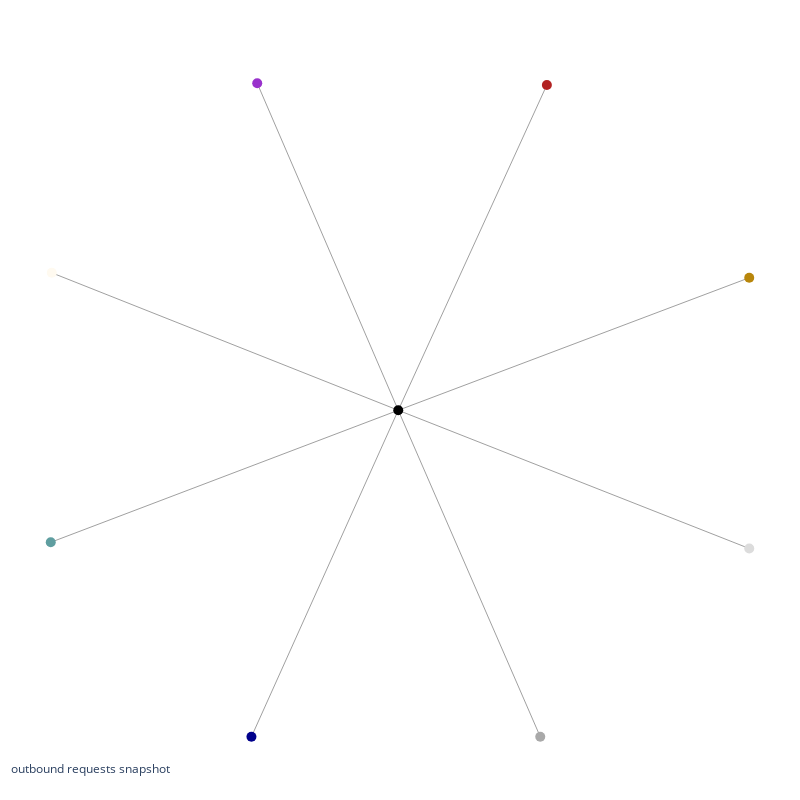

Here is the notebook cell this chart was saved with:
### Code cell
g, p = get_subgraph(G=G, sub_nodes=[outbound_request])
e = Graph_Viz_Engine(
    graph=g,
    pos=p,
    node_cmap=cmap
)
e.fig.show()

### Figure 1 — Plotly figure (JSON) as saved in the notebook; plotly's stock layout.template omitted (floating-point values rounded to 4 significant figures)
{"data": [{"hoverinfo": "text", "line": {"color": "#888", "width": 0.8}, "mode": "lines", "text": ["('apnews.com/', 'pixel.quantserve.com')", "('theweek.com', 'theweek.com')", "('theweek.com', 'pixel.quantserve.com')", "('www.thedailybeast.com', 'www.thedailybeast.com')", "('www.thedailybeast.com', 'pixel.quantserve.com')", "('www.nationalreview.com', 'www.nationalreview.com')", "('www.nationalreview.com', 'pixel.quantserve.com')", "('www.politico.com', 'www.politico.com')", "('www.politico.com', 'pixel.quantserve.com')", "('news.vice.com/en_us', 'pixel.quantserve.com')", "('www.buzzfeednews.com', 'www.buzzfeednews.com')", "('www.buzzfeednews.com', 'pixel.quantserve.com')", "('www.motherjones.com', 'www.motherjones.com')", "('www.motherjones.com', 'pixel.quantserve.com')"], "type": "scatter", "x": [0.4025, -0.003431, null, 0.4214, 0.4214, null, 0.4214, -0.003431, null, -0.4231, -0.4231, null, -0.4231, -0.003431, null, 1, 1, null, 1, -0.003431, null, -0.9969, -0.9969, null, -0.9969, -0.003431, null, 0.9999, -0.003431, null, -0.9939, -0.9939, null, -0.9939, -0.003431, null, -0.4066, -0.4066, null, -0.4066, -0.003431, null], "y": [-0.9975, 0.0002859, null, 0.9946, 0.9946, null, 0.9946, 0.0002859, null, -0.9975, -0.9975, null, -0.9975, 0.0002859, null, -0.4222, -0.4222, null, -0.4222, 0.0002859, null, -0.4032, -0.4032, null, -0.4032, 0.0002859, null, 0.4052, 0.0002859, null, 0.4205, 0.4205, null, 0.4205, 0.0002859, null, 0.9998, 0.9998, null, 0.9998, 0.0002859, null]}, {"hoverinfo": "text", "marker": {"color": ["#A9A9A9", "#B22222", "#00008B", "#DCDCDC", "#5F9EA0", "#B8860B", "#FFFAF0", "#9932CC", "black"], "size": 10}, "mode": "markers", "text": [" apnews.com/ ---> 1 connections", " theweek.com ---> 2 connections", " www.thedailybeast.com ---> 2 connections", " www.nationalreview.com ---> 2 connections", " www.politico.com ---> 2 connections", " news.vice.com/en_us ---> 1 connections", " www.buzzfeednews.com ---> 2 connections", " www.motherjones.com ---> 2 connections", " pixel.quantserve.com ---> 8 connections"], "type": "scatter", "x": [0.4025, 0.4214, -0.4231, 1, -0.9969, 0.9999, -0.9939, -0.4066, -0.003431], "y": [-0.9975, 0.9946, -0.9975, -0.4222, -0.4032, 0.4052, 0.4205, 0.9998, 0.0002859]}], "layout": {"annotations": [{"showarrow": false, "text": "outbound requests snapshot", "x": 0.005, "xref": "paper", "y": 0.002, "yref": "paper"}], "height": 800, "hovermode": "closest", "margin": {"b": 20, "l": 5, "r": 5, "t": 40}, "showlegend": false, "title": {"font": {"size": 16}}, "width": 800, "xaxis": {"showgrid": false, "showticklabels": false, "zeroline": false}, "yaxis": {"showgrid": false, "showticklabels": false, "zeroline": false}}}
